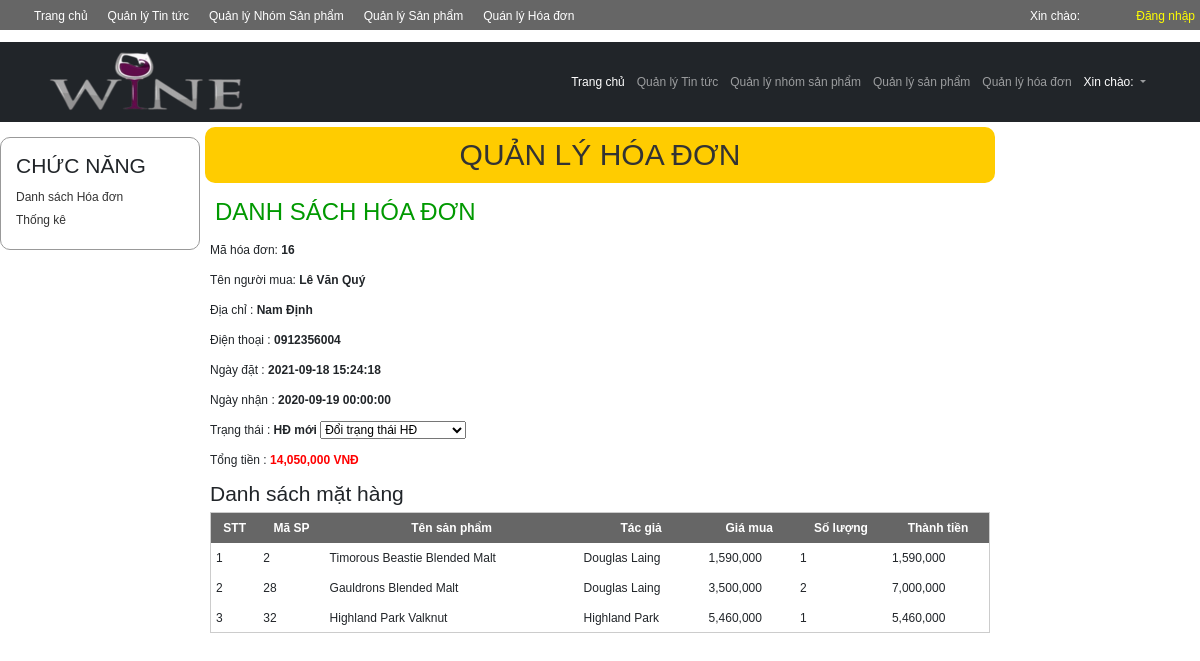
/index_admin.php?module=hoadon&act=chitiet&id=16, run on the app's committed database.
### tables this page shows
CREATE TABLE `tbhoadon` (
  `mahd` int(11) NOT NULL,
  `tennguoimua` varchar(30) NOT NULL,
  `dtnguoimua` varchar(15) NOT NULL,
  `nguoinhan` varchar(30) NOT NULL,
  `dienthoai` varchar(15) NOT NULL,
  `diachi` varchar(100) NOT NULL,
  `Note` text NOT NULL,
  `ngaydat` datetime NOT NULL DEFAULT current_timestamp(),
  `ngaynhan` datetime NOT NULL DEFAULT current_timestamp(),
  `trangthai` int(11) NOT NULL DEFAULT 0
);

CREATE TABLE `tbchitiethoadon` (
  `id` int(11) NOT NULL,
  `mahd` int(11) NOT NULL,
  `masp` int(11) NOT NULL,
  `soluong` int(11) NOT NULL DEFAULT 0,
  `giamua` float NOT NULL DEFAULT 0
);

CREATE TABLE `books` (
  `id` int(11) NOT NULL,
  `title` varchar(255) NOT NULL,
  `author` varchar(100) NOT NULL,
  `price` int(30) NOT NULL,
  `images` varchar(100) DEFAULT NULL,
  `summary` varchar(30) DEFAULT NULL,
  `concentration` float NOT NULL DEFAULT 0,
  `capacity` int(10) NOT NULL DEFAULT 0,
  `content` text DEFAULT NULL,
  `status` tinyint(1) DEFAULT 1,
  `cat_id` int(11) NOT NULL DEFAULT 0
);

### Models/clsDatabase.php (called while the page is built, shortened)
<?php
class clsDatabase
{
	public $conn = NULL;
	function __construct()
	{
		try
		{
			$this->conn = new PDO("mysql:host=localhost;dbname=shop","root","");
			$this->conn->exec("SET NAMES UTF8");
		}
		catch(PDOException $ex)
		{
			echo "<h3>" . $ex->getMessage() . "</h3>";
			die("<h3> LỖI KẾT NỐI CSDL </h3>");
		}
	}
	function ThucthiSQL($sql, $data=NULL)
	{
		$this->pdo_stm = $this->conn->prepare($sql);
		$ketqua=false;
		if($data!=NULL)
			$ketqua = $this->pdo_stm->execute($data);
		else
			$ketqua = $this->pdo_stm->execute();
		return $ketqua;
	}
}
?>

### Models/clsHoadon.php (called while the page is built, shortened)
<?php
require_once("clsDatabase.php");
class clsHoadon
{
	public $db;
	function __construct()
	{
		$this->db = new clsDatabase();
	}
	public function TongTien($mahd)
	{
		$sql = "SELECT SUM(soluong*giamua) AS tongtien
					FROM `tbchitiethoadon` WHERE mahd=?";
		$data[] = $mahd;
 		$ketqua = $this->db->ThucthiSQL($sql,$data);
		if($ketqua==TRUE)
		{
			$this->data = $this->db->pdo_stm->fetch();
			return $this->data["tongtien"];
		}
		else
			return -1;
	}
	function TimHoadon($mahd)
	{
		$sql = "SELECT * FROM tbHoadon WHERE mahd=?";
		$data[] = $mahd;
		$ketqua = $this->db->ThucthiSQL($sql,$data);
		if($ketqua==TRUE)
			$this->data = $this->db->pdo_stm->fetch();
		return $ketqua;
	}
	function ChitietHoadon($mahd)
	{
		$sql = "SELECT CTHD.*, SP.title,SP.author
				 FROM tbchitiethoadon CTHD INNER JOIN books SP
				 ON CTHD.masp = SP.id WHERE mahd = ?";
		$data[] = $mahd;
		$ketqua = $this->db->ThucthiSQL($sql,$data);
		if($ketqua==TRUE)
			$this->data = $this->db->pdo_stm->fetchAll();
		return $ketqua;
	}
}
?>

### Views/vChitietHD.php (the view, shortened to what this page needs)
<div id="content_left">
       	<div class="left1">
           	<h3>CHỨC NĂNG</h3>
               <p><a href="?module=<?=$module?>">Danh sách Hóa đơn</a></p>
               <p><a href="?module=<?=$module?>">Thống kê</a></p>
           </div>
       </div>
       <div id="content_right">
       	<h1> QUẢN LÝ HÓA ĐƠN</h1>
           <h2> DANH SÁCH HÓA ĐƠN</h2>
           <div id="right_detail">
			<?php
               $trangthai="";
               if($rowHD["trangthai"]==0)
                   $trangthai = "HĐ mới";
               ?>
               <p> Mã hóa đơn: <b> <?=$id?> </b></p>
               <p> Tên người mua: <b> <?=$rowHD["tennguoimua"]?> </b></p>
               <p> Địa chỉ :<b> <?=$rowHD["diachi"]?> </b></p>
               <p> Điện thoại :<b> <?=$rowHD["dienthoai"]?> </b></p>
               <p> Ngày đặt :<b> <?=$rowHD["ngaydat"]?> </b></p>
               <p> Ngày nhận :<b> <?=$rowHD["ngaynhan"]?> </b></p>
               <p> Trạng thái :<b> <?=$trangthai?> </b>
               <select name="sTT" id="sTT" onChange="sTT_Change(this.value);">
                   <option value=""> Đổi trạng thái HĐ</option>
               </select>
               </p>
               <p> Tổng tiền :<span style="color:red; font-weight:bold">
					<?=number_format($tongtien)?> VNĐ</span>
               </p>
               <h3> Danh sách mặt hàng</h3>
               <table width="100%" border="1" class="Content_Table" cellpadding="0" cellspacing="0">
                 <tr>
                   <td>STT</td>
                   <td>Mã SP</td>
                   <td>Tên sản phẩm</td>
                   <td>Tác giả</td>
                   <td> Giá mua</td>
                   <td>Số lượng</td>
                   <td>Thành tiền</td>
                 </tr>
                 <?php
                 $rows = $hoadon->data;
                 $stt=0;
                   foreach($rows as $row)
                   {
                       $stt++;
                 ?>
                 <tr>
                   <td><?=$stt?></td>
                   <td><?=$row["masp"]?></td>
                   <td><?=$row["title"]?></td>
                   <td><?=$row["author"]?></td>
                   <td><?=number_format($row["giamua"])?></td>
                   <td><?=$row["soluong"]?></td>
                   <td><?=number_format($row["giamua"]*$row["soluong"])?></td>
                 </tr>
                 <?php
                   }
                 ?>
               </table>
		</div>
       </div>

### css_Admin/Style.css (style rules this page uses)
* { margin:0px; padding:0px; box-sizing:border-box; font-family:Tahoma, Geneva, sans-serif; font-size:12px }
#content_left { width:200px; float:left }
#content_right { width:800px; float:left }
#content_right > h1 { color; text-align:center; padding:10px; margin:5px; background:#FC0; color:#333; border-radius:10px }
#content_right > h2 { color:#090; padding:10px; margin:5px; }
.left1 { width:200px; border:1px #999999 solid; border-radius:10px; margin:15px 0px; padding:15px; }
.left1 h3 { margin-bottom:10px }
.left1 p { margin:5px 0px }
.left1 a { text-decoration:none; color:#333 }

### css_Admin/ContentRight.css (style rules this page uses)
#right_detail { width:800px; height:auto; margin:0px; overflow:auto; padding:0px 10px }
.Content_Table { margin:5px auto; border:1px #CCCCCC solid; border-collapse:collapse; }
.Content_Table tr { height:30px }
.Content_Table tr:first-child { background:#666; color:white; font-weight:bold; text-align:center }
.Content_Table td { padding:5px }

### data on the page
tbhoadon: tennguoimua "Lê Văn Quý", diachi "Nam Định", dienthoai "0912356004", ngaydat "2021-09-18 15:24:18", ngaynhan "2020-09-19 00:00:00", trangthai "HĐ mới"
tbchitiethoadon: masp "2", masp.title "Timorous Beastie Blended Malt", masp.author "Douglas Laing", giamua "1,590,000", soluong "1", $row["giamua"]*$row["soluong"] "1,590,000"
tbchitiethoadon: masp "28", masp.title "Gauldrons Blended Malt", masp.author "Douglas Laing", giamua "3,500,000", soluong "2", $row["giamua"]*$row["soluong"] "7,000,000"
tbchitiethoadon: masp "32", masp.title "Highland Park Valknut", masp.author "Highland Park", giamua "5,460,000", soluong "1", $row["giamua"]*$row["soluong"] "5,460,000"

### other printed values
$id "16"
$tongtien "14,050,000"
